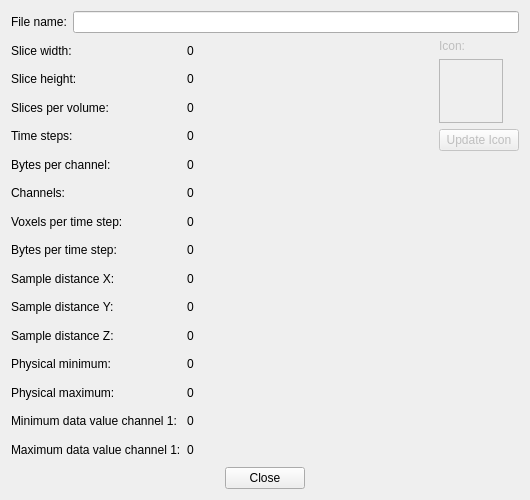
<?xml version="1.0" encoding="UTF-8"?>
<ui version="4.0">
 <class>VolInfoDialog</class>
 <widget class="QDialog" name="VolInfoDialog">
  <property name="geometry">
   <rect>
    <x>0</x>
    <y>0</y>
    <width>530</width>
    <height>500</height>
   </rect>
  </property>
  <property name="windowTitle">
   <string>Volume Information</string>
  </property>
  <layout class="QVBoxLayout" name="verticalLayout">
   <item>
    <layout class="QHBoxLayout" name="filenameLayout">
     <item>
      <widget class="QLabel" name="filenameCaptionLabel">
       <property name="text">
        <string>File name:</string>
       </property>
      </widget>
     </item>
     <item>
      <widget class="QLineEdit" name="filenameEdit">
       <property name="enabled">
        <bool>true</bool>
       </property>
       <property name="text">
        <string/>
       </property>
       <property name="readOnly">
        <bool>true</bool>
       </property>
      </widget>
     </item>
    </layout>
   </item>
   <item>
    <layout class="QHBoxLayout" name="centerLayout">
     <item>
      <layout class="QHBoxLayout" name="infoLayout">
       <item>
        <layout class="QVBoxLayout" name="captionsLayout">
         <item>
          <widget class="QLabel" name="sliceWidthCaptionLabel">
           <property name="text">
            <string>Slice width:</string>
           </property>
          </widget>
         </item>
         <item>
          <widget class="QLabel" name="sliceHeightCaptionLabel">
           <property name="text">
            <string>Slice height:</string>
           </property>
          </widget>
         </item>
         <item>
          <widget class="QLabel" name="slicesDepthCaptionLabel">
           <property name="text">
            <string>Slices per volume:</string>
           </property>
          </widget>
         </item>
         <item>
          <widget class="QLabel" name="timeStepsCaptionLabel">
           <property name="text">
            <string>Time steps:</string>
           </property>
          </widget>
         </item>
         <item>
          <widget class="QLabel" name="bpsCaptionLabel">
           <property name="text">
            <string>Bytes per channel:</string>
           </property>
          </widget>
         </item>
         <item>
          <widget class="QLabel" name="channelsCaptionLabel">
           <property name="text">
            <string>Channels:</string>
           </property>
          </widget>
         </item>
         <item>
          <widget class="QLabel" name="voxelsCaptionLabel">
           <property name="text">
            <string>Voxels per time step:</string>
           </property>
          </widget>
         </item>
         <item>
          <widget class="QLabel" name="bytesCaptionLabel">
           <property name="text">
            <string>Bytes per time step:</string>
           </property>
          </widget>
         </item>
         <item>
          <widget class="QLabel" name="distXCaptionLabel">
           <property name="text">
            <string>Sample distance X:</string>
           </property>
          </widget>
         </item>
         <item>
          <widget class="QLabel" name="distYCaptionLabel">
           <property name="text">
            <string>Sample distance Y:</string>
           </property>
          </widget>
         </item>
         <item>
          <widget class="QLabel" name="distZCaptionLabel">
           <property name="text">
            <string>Sample distance Z:</string>
           </property>
          </widget>
         </item>
         <item>
          <widget class="QLabel" name="pminCaptionLabel">
           <property name="text">
            <string>Physical minimum:</string>
           </property>
          </widget>
         </item>
         <item>
          <widget class="QLabel" name="pmaxCaptionLabel">
           <property name="text">
            <string>Physical maximum:</string>
           </property>
          </widget>
         </item>
         <item>
          <widget class="QLabel" name="minCaptionLabel">
           <property name="text">
            <string>Minimum data value channel 1:</string>
           </property>
          </widget>
         </item>
         <item>
          <widget class="QLabel" name="maxCaptionLabel">
           <property name="text">
            <string>Maximum data value channel 1:</string>
           </property>
          </widget>
         </item>
        </layout>
       </item>
       <item>
        <layout class="QVBoxLayout" name="valuesLayout">
         <item>
          <widget class="QLabel" name="slicesWidthLabel">
           <property name="text">
            <string>0</string>
           </property>
          </widget>
         </item>
         <item>
          <widget class="QLabel" name="slicesHeightLabel">
           <property name="text">
            <string>0</string>
           </property>
          </widget>
         </item>
         <item>
          <widget class="QLabel" name="slicesDepthLabel">
           <property name="text">
            <string>0</string>
           </property>
          </widget>
         </item>
         <item>
          <widget class="QLabel" name="timeStepsLabel">
           <property name="text">
            <string>0</string>
           </property>
          </widget>
         </item>
         <item>
          <widget class="QLabel" name="bpsLabel">
           <property name="text">
            <string>0</string>
           </property>
          </widget>
         </item>
         <item>
          <widget class="QLabel" name="channelsLabel">
           <property name="text">
            <string>0</string>
           </property>
          </widget>
         </item>
         <item>
          <widget class="QLabel" name="voxelsLabel">
           <property name="text">
            <string>0</string>
           </property>
          </widget>
         </item>
         <item>
          <widget class="QLabel" name="bytesLabel">
           <property name="text">
            <string>0</string>
           </property>
          </widget>
         </item>
         <item>
          <widget class="QLabel" name="distXLabel">
           <property name="text">
            <string>0</string>
           </property>
          </widget>
         </item>
         <item>
          <widget class="QLabel" name="distYLabel">
           <property name="text">
            <string>0</string>
           </property>
          </widget>
         </item>
         <item>
          <widget class="QLabel" name="distZLabel">
           <property name="text">
            <string>0</string>
           </property>
          </widget>
         </item>
         <item>
          <widget class="QLabel" name="pminLabel">
           <property name="text">
            <string>0</string>
           </property>
          </widget>
         </item>
         <item>
          <widget class="QLabel" name="pmaxLabel">
           <property name="text">
            <string>0</string>
           </property>
          </widget>
         </item>
         <item>
          <widget class="QLabel" name="minLabel">
           <property name="text">
            <string>0</string>
           </property>
          </widget>
         </item>
         <item>
          <widget class="QLabel" name="maxLabel">
           <property name="text">
            <string>0</string>
           </property>
          </widget>
         </item>
        </layout>
       </item>
      </layout>
     </item>
     <item>
      <spacer name="infoSpacer">
       <property name="orientation">
        <enum>Qt::Horizontal</enum>
       </property>
       <property name="sizeHint" stdset="0">
        <size>
         <width>40</width>
         <height>20</height>
        </size>
       </property>
      </spacer>
     </item>
     <item>
      <layout class="QVBoxLayout" name="iconLayout">
       <item>
        <widget class="QLabel" name="iconCaptionLabel">
         <property name="enabled">
          <bool>false</bool>
         </property>
         <property name="text">
          <string>Icon:</string>
         </property>
        </widget>
       </item>
       <item>
        <widget class="QFrame" name="iconFrame">
         <property name="enabled">
          <bool>false</bool>
         </property>
         <property name="minimumSize">
          <size>
           <width>64</width>
           <height>64</height>
          </size>
         </property>
         <property name="maximumSize">
          <size>
           <width>64</width>
           <height>64</height>
          </size>
         </property>
         <property name="frameShape">
          <enum>QFrame::StyledPanel</enum>
         </property>
         <property name="frameShadow">
          <enum>QFrame::Raised</enum>
         </property>
        </widget>
       </item>
       <item>
        <widget class="QPushButton" name="iconButton">
         <property name="enabled">
          <bool>false</bool>
         </property>
         <property name="text">
          <string>Update Icon</string>
         </property>
        </widget>
       </item>
       <item>
        <spacer name="iconSpacer">
         <property name="orientation">
          <enum>Qt::Vertical</enum>
         </property>
         <property name="sizeHint" stdset="0">
          <size>
           <width>20</width>
           <height>40</height>
          </size>
         </property>
        </spacer>
       </item>
      </layout>
     </item>
    </layout>
   </item>
   <item>
    <layout class="QHBoxLayout" name="closeLayout">
     <item>
      <spacer name="leftCloseSpacer">
       <property name="orientation">
        <enum>Qt::Horizontal</enum>
       </property>
       <property name="sizeHint" stdset="0">
        <size>
         <width>40</width>
         <height>20</height>
        </size>
       </property>
      </spacer>
     </item>
     <item>
      <widget class="QPushButton" name="closeButton">
       <property name="text">
        <string>Close</string>
       </property>
      </widget>
     </item>
     <item>
      <spacer name="rightCloseSpacer">
       <property name="orientation">
        <enum>Qt::Horizontal</enum>
       </property>
       <property name="sizeHint" stdset="0">
        <size>
         <width>40</width>
         <height>20</height>
        </size>
       </property>
      </spacer>
     </item>
    </layout>
   </item>
  </layout>
 </widget>
 <resources/>
 <connections>
  <connection>
   <sender>closeButton</sender>
   <signal>clicked()</signal>
   <receiver>VolInfoDialog</receiver>
   <slot>close()</slot>
   <hints>
    <hint type="sourcelabel">
     <x>264</x>
     <y>441</y>
    </hint>
    <hint type="destinationlabel">
     <x>264</x>
     <y>249</y>
    </hint>
   </hints>
  </connection>
 </connections>
</ui>
